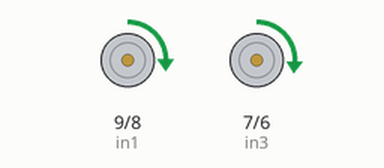
This sketch was run on a simulated Arduino Uno, built with avr-gcc and run on an emulated ATmega328P. On the bench: motor-driver pin pairs drawn as motors (green arrow = first pin HIGH = forward, orange = second pin HIGH = backward, longer = more drive, scaled by the enable pin).

Above: at 0.1 s.
At 5.1 s:
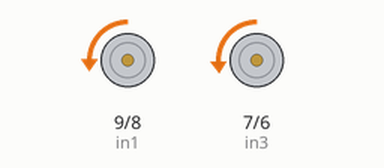
At 8.1 s:
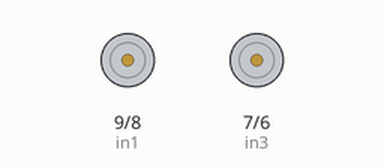
Timing chart, 0 to 9.6 s (numbered marks = the images above):
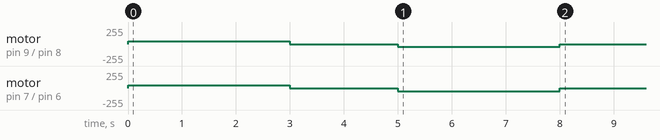

The sketch:

robotruk.ino
```cpp
/*
   Robot Motor Controller
*/

// connect motor contoller pins to Arduino digital pins
// motor one
int enA = 10;
int in1 = 9;
int in2 = 8;
int in3 = 7;
int in4 = 6;
int enB = 5;

// set a global variable
int stopper = 0;


void setup() {
  // put your setup code here, to run once:
  // set all the motor control pins to outputs
  pinMode(enA, OUTPUT);
  pinMode(in1, OUTPUT);
  pinMode(in2, OUTPUT);
  pinMode(in3, OUTPUT);
  pinMode(in4, OUTPUT);
  pinMode(enB, OUTPUT);

}


void demoMove() {
  digitalWrite(in1, HIGH);
  digitalWrite(in2, LOW);
  digitalWrite(in3, HIGH);
  digitalWrite(in4, LOW);
  analogWrite(enA, 42);
  analogWrite(enB, 45);
  delay(3000);
  analogWrite(enA, 0);
  analogWrite(enB, 0);
  delay(2000);
  digitalWrite(in1, LOW);
  digitalWrite(in2, HIGH);
  digitalWrite(in3, LOW);
  digitalWrite(in4, HIGH);
  analogWrite(enA, 42);
  analogWrite(enB, 45);
  delay(3000);
  analogWrite(enA, 0);
  analogWrite(enB, 0);
}

void loop() {
  // put your main code here, to run repeatedly:
  if (stopper == 0) {
    demoMove();
    stopper = 1;
  }
}
```

Measured:
- by itself, motor on pin 9 (in1) / pin 8 (in2): stopped → forward 42/255 at 0.00 s, → stopped 3.0 s later, → backward 42/255 2.0 s later, → stopped 3.0 s later
- by itself, motor on pin 7 (in3) / pin 6 (in4): stopped → forward 45/255 at 0.00 s, → stopped 3.0 s later, → backward 45/255 2.0 s later, → stopped 3.0 s later
